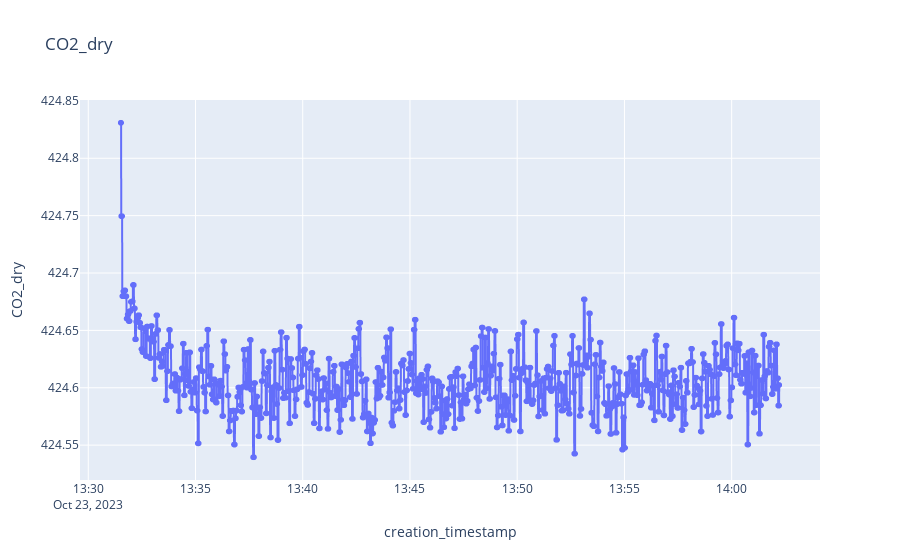
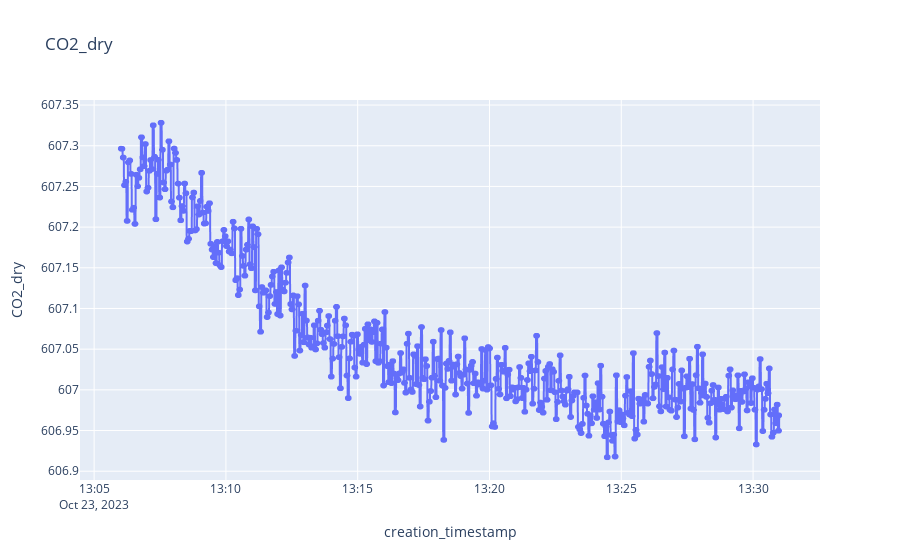

The notebook cell saved with these charts, in order:
### Code cell
# 23.10.2023

start_date = datetime(2023, 10, 23, 13, 6, 0).replace(tzinfo=timezone.utc)
end_date = datetime(2023, 10, 23, 13, 31, 0).replace(tzinfo=timezone.utc)

df_p_600 = df.select(pl.col("datetime").dt.cast_time_unit("us").dt.replace_time_zone("UTC").alias("creation_timestamp"),
                pl.col("CO2_dry")).sort("creation_timestamp").filter(pl.col("creation_timestamp").is_between(start_date, end_date))

start_date = datetime(2023, 10, 23, 13, 31, 30).replace(tzinfo=timezone.utc)
end_date = datetime(2023, 10, 23, 14, 6, 0).replace(tzinfo=timezone.utc)

df_p_400 = df.select(pl.col("datetime").dt.cast_time_unit("us").dt.replace_time_zone("UTC").alias("creation_timestamp"),
                pl.col("CO2_dry")).sort("creation_timestamp").filter(pl.col("creation_timestamp").is_between(start_date, end_date))


measured_values = [None, None]
true_values = [427.38, 610.95]

# 400 ppm

data = df_p_400.select(pl.col("CO2_dry")).collect().to_series().to_list()

data_cut = data[int(len(data)*0.3):int(len(data)*0.95)]

measured_values[0] = average_bottle(data_cut)

# 600 ppm
data = df_p_600.select(pl.col("CO2_dry")).collect().to_series().to_list()

data_cut = data[int(len(data)*0.3):int(len(data)*0.95)]

measured_values[1] = average_bottle(data_cut)

acropolis_slope, acropolis_intercept = two_point_calibration(measured_values, true_values)
print(acropolis_slope, acropolis_intercept)

#plots
plot_sensor_measurement(df_p_400.collect(), col_name="CO2_dry")
plot_sensor_measurement(df_p_600.collect(), col_name="CO2_dry")

### Figure 1 — Plotly figure (JSON) as saved in the notebook; plotly's stock layout.template omitted (floating-point values rounded to 4 significant figures; data arrays with more than 128 entries replaced by an {"elided": "..."} marker saying what was removed)
{"data": [{"hovertemplate": "creation_timestamp=%{x}<br>CO2_dry=%{y}<extra></extra>", "legendgroup": "", "line": {"color": "#636efa", "dash": "solid"}, "marker": {"symbol": "circle"}, "mode": "markers+lines", "name": "", "showlegend": false, "type": "scattergl", "x": {"elided": "1860 str values"}, "xaxis": "x", "y": {"elided": "1860 float values"}, "yaxis": "y"}], "layout": {"legend": {"tracegroupgap": 0}, "title": {"text": "CO2_dry"}, "xaxis": {"anchor": "y", "domain": [0, 1], "title": {"text": "creation_timestamp"}}, "yaxis": {"anchor": "x", "domain": [0, 1], "title": {"text": "CO2_dry"}}}}

### Figure 2 — Plotly figure (JSON) as saved in the notebook; plotly's stock layout.template omitted (floating-point values rounded to 4 significant figures; data arrays with more than 128 entries replaced by an {"elided": "..."} marker saying what was removed)
{"data": [{"hovertemplate": "creation_timestamp=%{x}<br>CO2_dry=%{y}<extra></extra>", "legendgroup": "", "line": {"color": "#636efa", "dash": "solid"}, "marker": {"symbol": "circle"}, "mode": "markers+lines", "name": "", "showlegend": false, "type": "scattergl", "x": {"elided": "1512 str values"}, "xaxis": "x", "y": {"elided": "1512 float values"}, "yaxis": "y"}], "layout": {"legend": {"tracegroupgap": 0}, "title": {"text": "CO2_dry"}, "xaxis": {"anchor": "y", "domain": [0, 1], "title": {"text": "creation_timestamp"}}, "yaxis": {"anchor": "x", "domain": [0, 1], "title": {"text": "CO2_dry"}}}}
